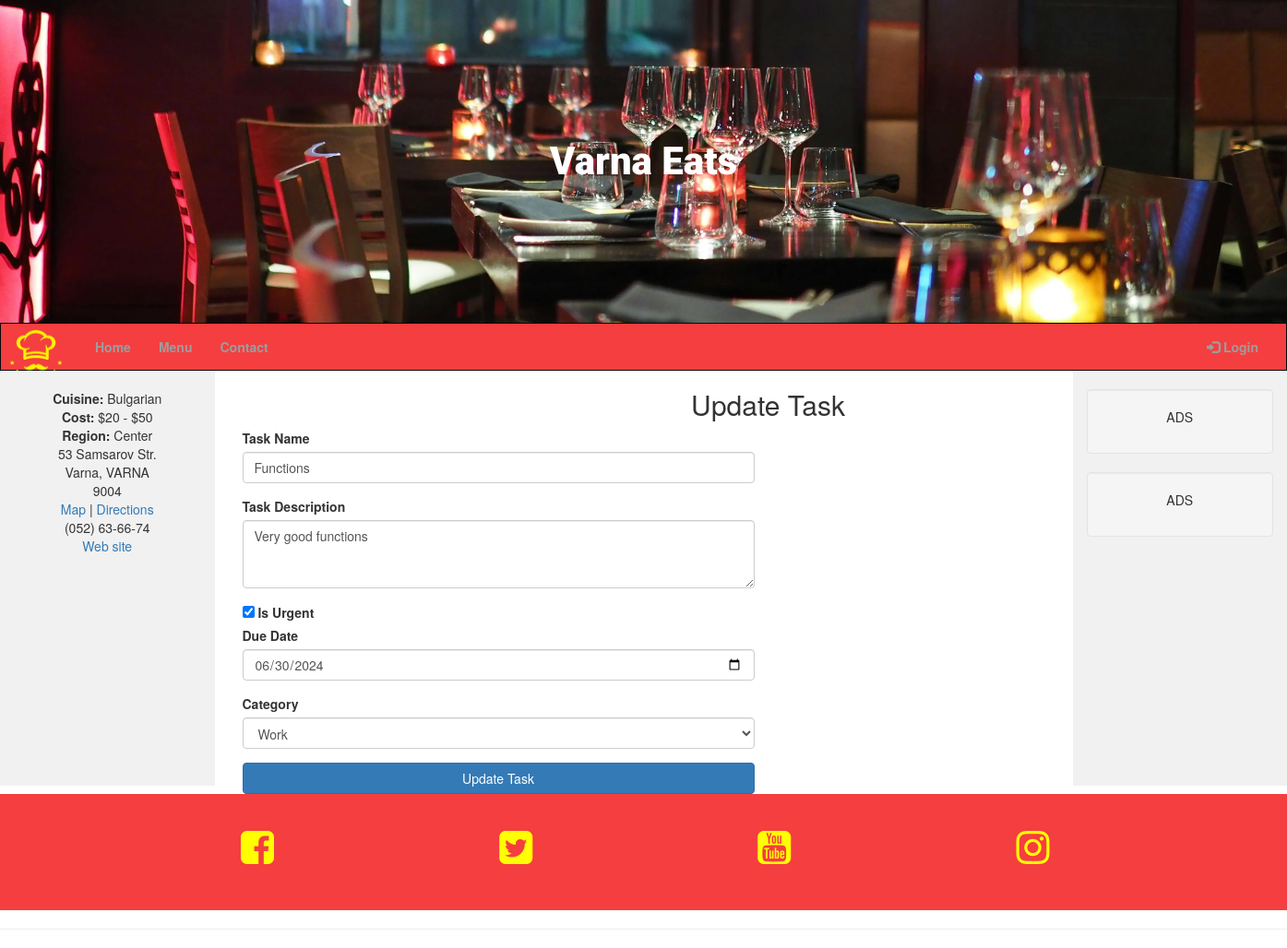
The app's page /update_task/1, older data.
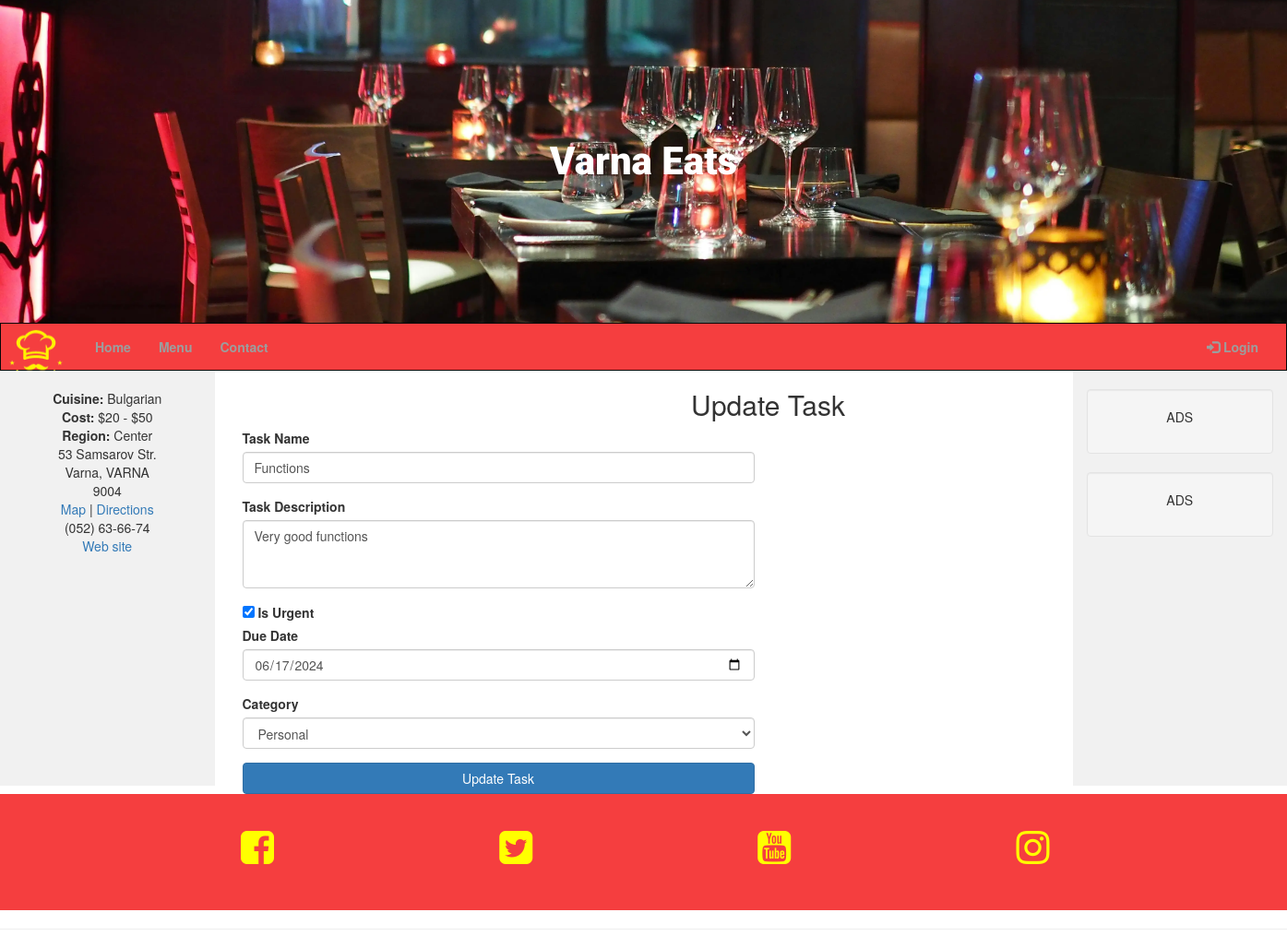
The same page, newer data.
### run.py (models this page shows, shortened)
class Task(db.Model):
    id = db.Column(db.Integer, primary_key=True)
    task_name = db.Column(db.String(50), unique=True, nullable=False)
    task_description = db.Column(db.Text, nullable=False)
    is_urgent = db.Column(db.Boolean, default=False, nullable=False)
    due_date = db.Column(db.Date, nullable=False)
    category_id = db.Column(db.Integer, db.ForeignKey("category.id", ondelete="CASCADE"), nullable=False)

class Category(db.Model):
    id = db.Column(db.Integer, primary_key=True)
    category_name = db.Column(db.String(25), unique=True, nullable=False)
    tasks = db.relationship("Task", backref="category", cascade="all, delete", lazy=True)

### run.py (the view, shortened to what this page needs)
@app.route("/update_task/<int:task_id>", methods=["GET", "POST"])
def update_task(task_id):
    task = Task.query.get_or_404(task_id)
    categories = Category.query.all()
    return render_template("update_task.html", task=task, categories=categories)

### taskmanager/templates/update_task.html
{% extends "base.html" %}
{% block content %}
<div class="container mt-5">
    <h2 class="text-center">Update Task</h2>
    <form method="post">
        <div class="row justify-content-center">
            <div class="col-md-6">
                <div class="form-group">
                    <label for="task_name">Task Name</label>
                    <input type="text" class="form-control" name="task_name" id="task_name" value="{{ task.task_name }}" required>
                </div>
                <div class="form-group">
                    <label for="task_description">Task Description</label>
                    <textarea class="form-control" name="task_description" id="task_description" rows="3" required>{{ task.task_description }}</textarea>
                </div>
                <div class="form-check mb-3">
                    <input type="checkbox" class="form-check-input" name="is_urgent" id="is_urgent" {% if task.is_urgent %}checked{% endif %}>
                    <label class="form-check-label" for="is_urgent">Is Urgent</label>
                </div>
                <div class="form-group">
                    <label for="due_date">Due Date</label>
                    <input type="date" class="form-control" name="due_date" id="due_date" value="{{ task.due_date }}" required>
                </div>
                <div class="form-group">
                    <label for="category_id">Category</label>
                    <select class="form-control" name="category_id" id="category_id" required>
                        {% for category in categories %}
                            <option value="{{ category.id }}" {% if category.id == task.category_id %}selected{% endif %}>
                                {{ category.category_name }}
                            </option>
                        {% endfor %}
                    </select>
                </div>
                <button type="submit" class="btn btn-primary btn-block">Update Task</button>
            </div>
        </div>
    </form>
</div>
{% endblock %}

Row changes from the older to the newer data that the page shows:
changed Task "Functions": due_date "06/30/2024" → "06/17/2024"; category_id "Work" → "Personal"
